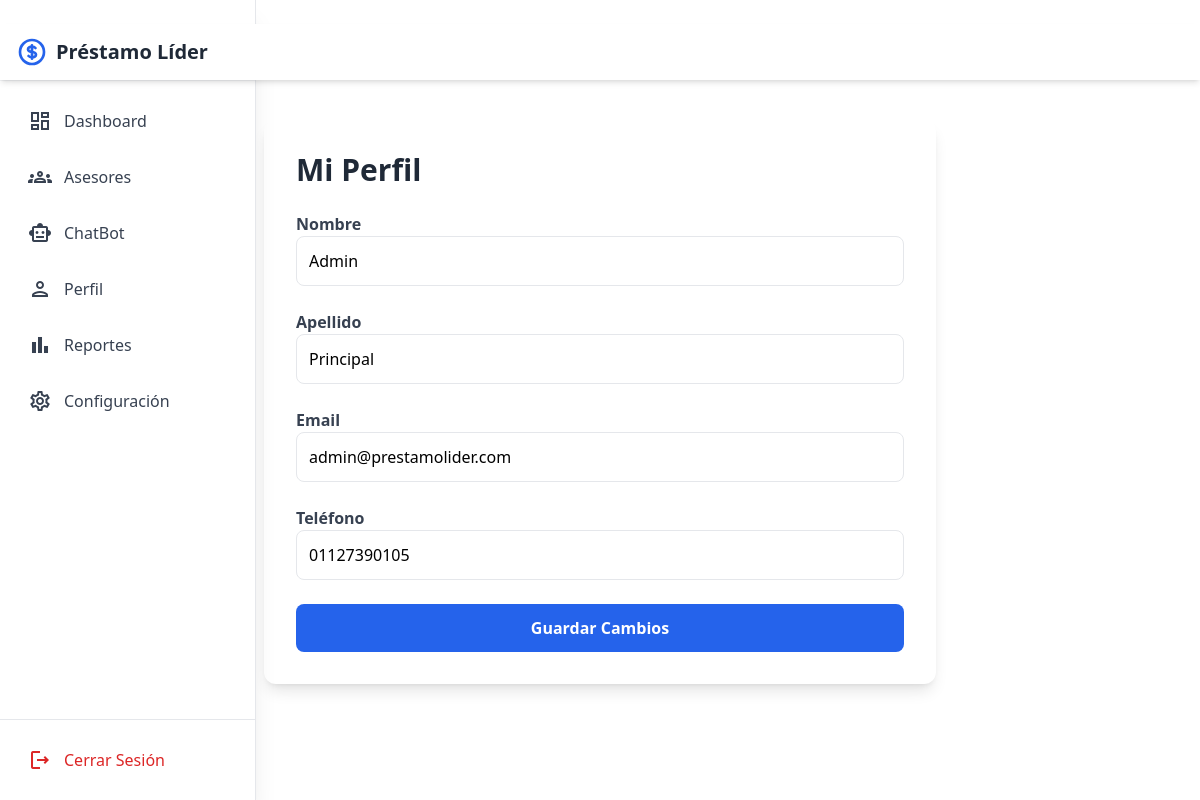
The page /perfil.php (signed in) on the database its author committed.
### tables this page shows
CREATE TABLE `usuarios` (
  `id` int(11) NOT NULL,
  `nombre` varchar(100) NOT NULL,
  `apellido` varchar(100) DEFAULT NULL,
  `email` varchar(150) NOT NULL,
  `codigo_area` varchar(10) DEFAULT NULL,
  `telefono` varchar(30) DEFAULT NULL,
  `password` varchar(255) NOT NULL,
  `rol` enum('admin','asesor','cliente') NOT NULL DEFAULT 'cliente',
  `estado` enum('activo','inactivo','suspendido') DEFAULT 'activo',
  `fecha_registro` timestamp NOT NULL DEFAULT current_timestamp()
);

### perfil.php (the view, shortened to what this page needs)
<?php
require_once 'backend/connection.php';
$usuario_id = $_SESSION['usuario_id'];
$stmt = $pdo->prepare("SELECT * FROM usuarios WHERE id = ?");
$stmt->execute([$usuario_id]);
$usuario = $stmt->fetch();
?>
<!DOCTYPE html>
<html lang="es">
<head>
    <script src="https://cdn.tailwindcss.com"></script>
    <script src="https://cdn.tailwindcss.com"></script>
</head>
<body
<?php include 'sidebar.php'; ?>
    <nav class="bg-white shadow-md sticky top-0 z-50">
        <div class="max-w-7xl mx-auto px-4 py-3 flex justify-between items-center">
            <div class="flex items-center gap-2">
                <span class="text-xl font-bold text-gray-800">Préstamo Líder</span>
            </div>
        </div>
    </nav>
<div class="max-w-2xl mx-auto mt-10 bg-white p-8 rounded-xl shadow-lg">
    <h1 class="text-3xl font-bold mb-6 text-gray-800">Mi Perfil</h1>
    <form method="POST" class="space-y-6">
        <div>
            <label class="font-semibold text-gray-700">Nombre</label>
            <input type="text" name="nombre" value="<?= htmlspecialchars($usuario['nombre']) ?>"
                   class="w-full p-3 border rounded-lg">
        </div>
        <div>
            <label class="font-semibold text-gray-700">Apellido</label>
            <input type="text" name="apellido" value="<?= htmlspecialchars($usuario['apellido']) ?>"
                   class="w-full p-3 border rounded-lg">
        </div>
        <div>
            <label class="font-semibold text-gray-700">Email</label>
            <input type="email" name="email" value="<?= htmlspecialchars($usuario['email']) ?>"
                   class="w-full p-3 border rounded-lg">
        </div>
        <div>
            <label class="font-semibold text-gray-700">Teléfono</label>
            <input type="text" name="telefono" value="<?= htmlspecialchars($usuario['telefono']) ?>"
                   class="w-full p-3 border rounded-lg">
        </div>
        <button class="w-full bg-blue-600 text-white py-3 rounded-lg font-bold hover:bg-blue-700">
            Guardar Cambios
        </button>
    </form>
</div>
</body>
</html>

### rows shown on the page
usuarios: nombre "Admin", apellido "Principal", email "admin@prestamolider.com", telefono "01127390105"
